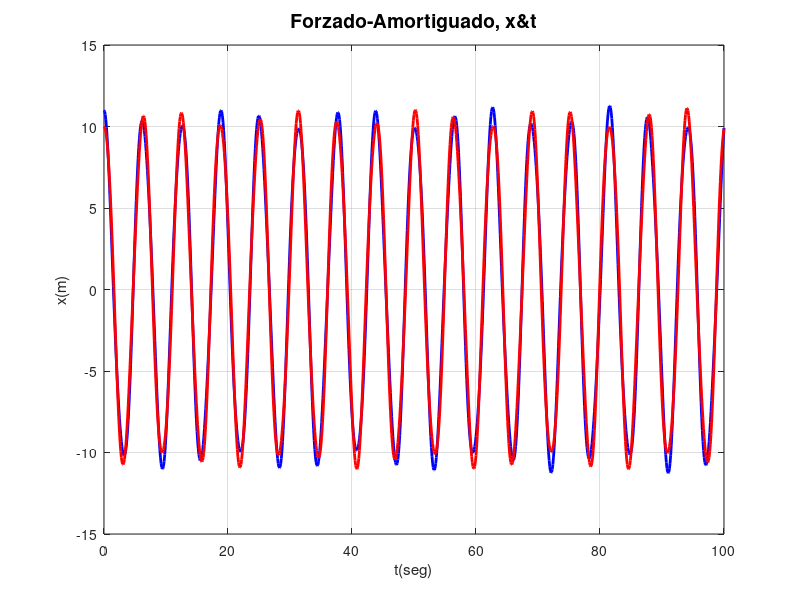
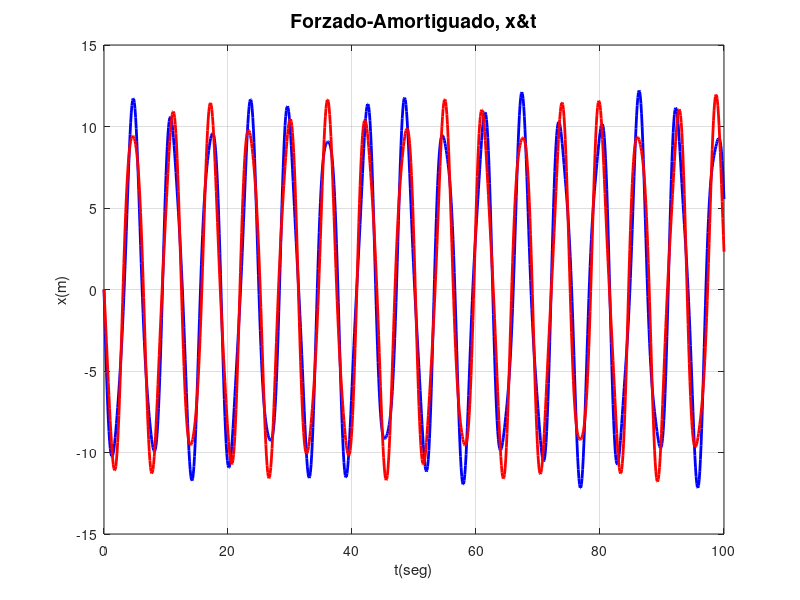
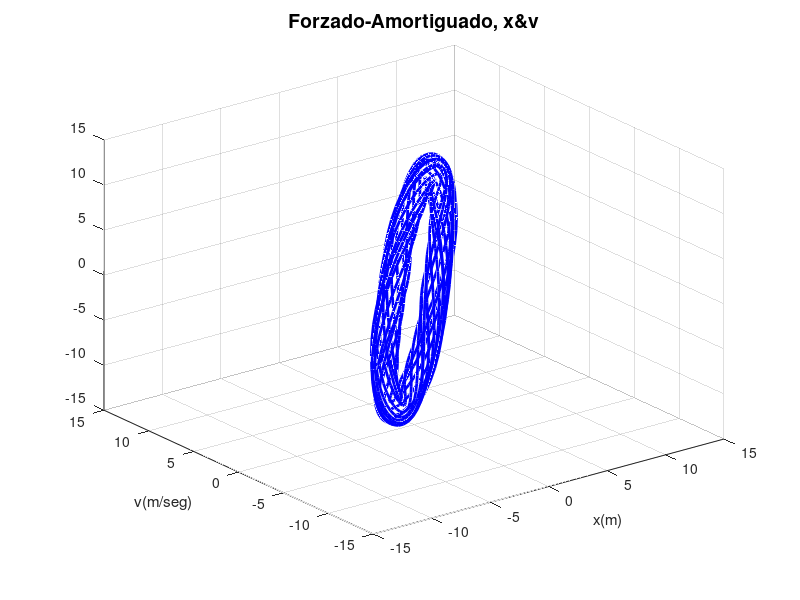

These charts were generated, in order, by the following MATLAB code:
% Clase 10 9 de Nov
% Pedro Leal

clear all; close all;
t0 = 0.0; tf =100; N = 1000;  k1=0.9;k2 =2.1;k3 =1.1;m1=0.9;m2 =1.1;
dt = (tf-t0)/N;  t(1) = t0; v1(1) = 0; x1(1) = 11; v2(1) = 0; x2(1) = 10;
fv1 = @(t,x1,x2,v1,v2) v1; 
fa1 = @(t,x1,x2,v1,v2) - (k1/m1)*(x1) + (k2/m1)*(x2 - x1);
fv2 = @(t,x1,x2,v1,v2) v2; 
fa2 = @(t,x1,x2,v1,v2) - (k3/m2)*(x2) - (k2/m2)*(x2 - x1);
for n=1:N
  t(n+1)  = t(n)+ dt;
  x1new   = x1(n) + dt*fv1(t(n),x1(n),x2(n),v1(n),v2(n));
  v1new   = v1(n) + dt*fa1(t(n),x1(n),x2(n),v1(n),v2(n));
  x2new   = x2(n) + dt*fv2(t(n),x1(n),x2(n),v1(n),v2(n));
  v2new   = v2(n) + dt*fa2(t(n),x1(n),x2(n),v1(n),v2(n));
  x1(n+1) = x1(n) + (dt/2)*(fv1(t(n),x1(n),x2(n),v1(n),v2(n)) + fv1(t(n+1),x1new,x2new,v1new,v2new));
  v1(n+1) = v1(n) + (dt/2)*(fa1(t(n),x1(n),x2(n),v1(n),v2(n)) + fa1(t(n+1),x1new,x2new,v1new,v2new)); 
  x2(n+1) = x2(n) + (dt/2)*(fv2(t(n),x1(n),x2(n),v1(n),v2(n)) + fv2(t(n+1),x1new,x2new,v1new,v2new));
  v2(n+1) = v2(n) + (dt/2)*(fa2(t(n),x1(n),x2(n),v1(n),v2(n)) + fa2(t(n+1),x1new,x2new,v1new,v2new));
end

figure(1);clf;
plot(t,x1,'b','linewidth',2,t,x2,'r','linewidth',2);grid on;
title('Forzado-Amortiguado, x&t','fontsize',14);xlabel('t(seg)');ylabel('x(m)')
figure(2);clf;
plot(t,v1,'b','linewidth',2,t,v2,'r','linewidth',2);grid on;
title('Forzado-Amortiguado, x&t','fontsize',14);xlabel('t(seg)');ylabel('x(m)')
figure(3);clf;
plot3(x1,x2,v1,'b','linewidth',2);grid on;
title('Forzado-Amortiguado, x&v','fontsize',14);xlabel('x(m)');ylabel('v(m/seg)')

% Amomrtiguamiento -bv